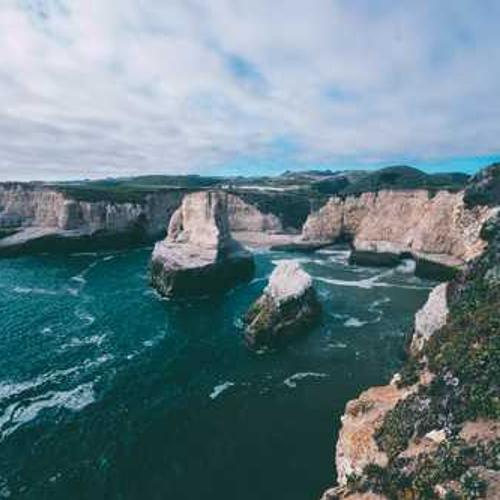
#> input picture Tutorials/Chapter 1/images/1050-500x500.jpg, 500 x 500 px; its folder holds only this picture in this run
$ jupyter execute 'Image Contours and Histograms.ipynb'
#> lines starting #> are read from the running program, lines starting #| are printed output that depends on the picture
[cell 1]
from PIL import Image
from pylab import *

[cell 2]
import os

[cell 3]
def get_imlist(path):
    return [os.path.join(path, f) for f in os.listdir(path) if f.endswith('.jpg')]

[cell 4]
path = "./images/"

[cell 5]
im_path = get_imlist(path)[0]

[cell 6]
im = array(Image.open(im_path).convert('L'))
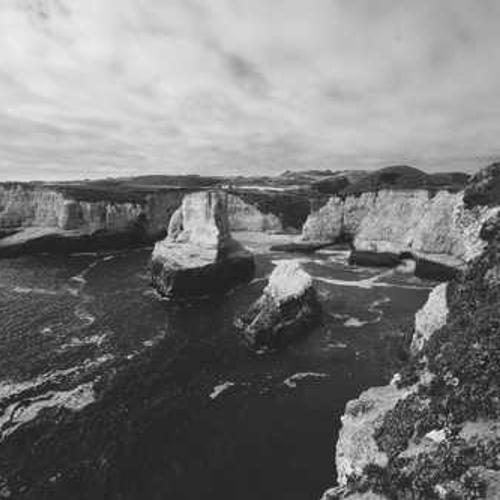
#> im: shape (500, 500); min 11, max 255, mean 120.8

[cell 7]
contour(im, origin='image')
axis('equal')
axis('off')
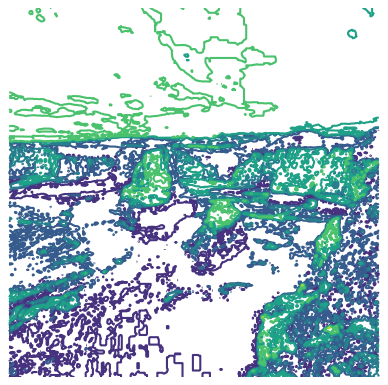
#> figure drawn by matplotlib, 1 panel

[cell 8]
hist(im.flatten(), 128)
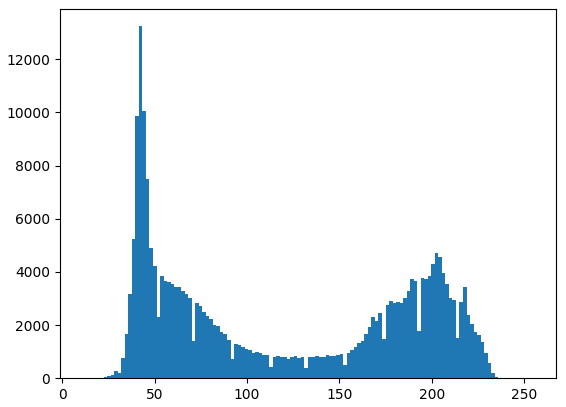
#> figure drawn by matplotlib, 1 panel; tallest bar 13240 high, from x = 41.5 to 43.41
